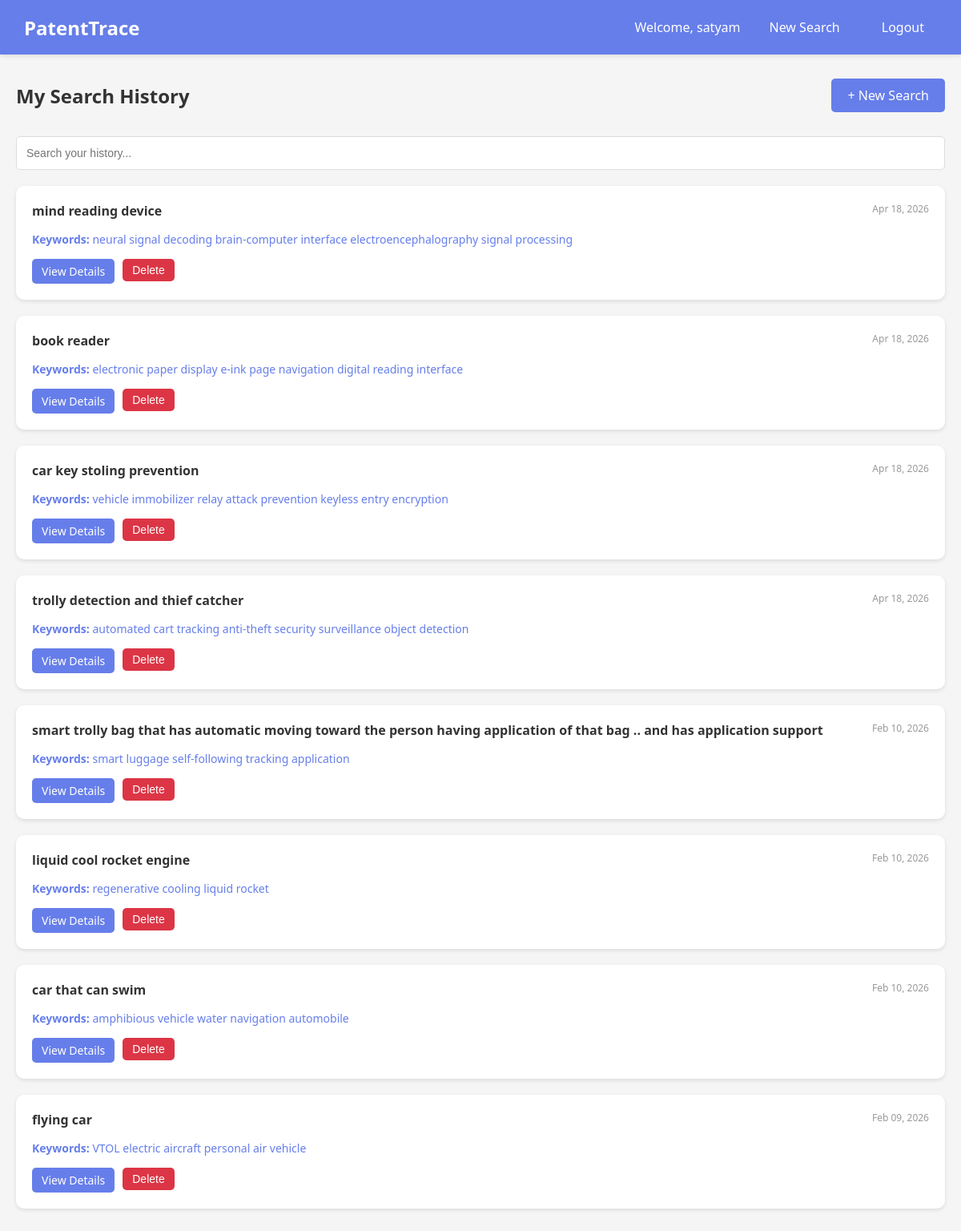
The page /dashboard/ (signed in) on the database its author committed.
### search/models.py (models this page shows, shortened)
class SearchHistory(models.Model):
    user = models.ForeignKey(User, on_delete=models.CASCADE, related_name='searches')
    search_text = models.TextField()
    keywords_extracted = models.CharField(max_length=500)
    patent_data = models.TextField()
    analysis_result = models.TextField()
    created_at = models.DateTimeField(auto_now_add=True)
    updated_at = models.DateTimeField(auto_now=True)
    class Meta:
        ordering = ['-created_at']
        indexes = [
            models.Index(fields=['user', '-created_at']),
        ]
        verbose_name_plural = 'Search Histories'

### search/dashboard_views.py (the view)
# urls.py: path('dashboard/', dashboard_views.dashboard_view, name='dashboard'),
@login_required
def dashboard_view(request):
    query = request.GET.get('q', '')
    searches = SearchHistory.objects.filter(user=request.user)
    if query:
        searches = searches.filter(
            Q(search_text__icontains=query) |
            Q(keywords_extracted__icontains=query) |
            Q(analysis_result__icontains=query)
        )
    return render(request, 'dashboard.html', {
        'searches': searches,
        'query': query
    })

### templates/dashboard.html (shortened to what this page needs)
<!DOCTYPE html>
<html lang="en">
<head>
</head>
<body>
    <nav class="navbar">
        <h1>PatentTrace</h1>
        <div class="navbar-links">
            <span>Welcome, {{ user.username }}</span>
            <a href="{% url 'search_patents' %}">New Search</a>
            <a href="{% url 'logout' %}">Logout</a>
        </div>
    </nav>
    <div class="container">
        <div class="header">
            <h2>My Search History</h2>
            <a href="{% url 'search_patents' %}" class="btn">+ New Search</a>
        </div>
        {% if searches %}
        <div class="search-box">
            <form method="get">
                <input type="text" name="q" placeholder="Search your history..." value="{{ query }}">
            </form>
        </div>
        {% for search in searches %}
        <div class="search-card">
            <div class="search-card-header">
                <div class="search-card-title">{{ search.search_text|truncatewords:20 }}</div>
                <div class="search-card-date">{{ search.created_at|date:"M d, Y" }}</div>
            </div>
            <div class="search-card-keywords">
                <strong>Keywords:</strong> {{ search.keywords_extracted }}
            </div>
            <div class="search-card-actions">
                <a href="{% url 'search_detail' search.id %}" class="btn-view">View Details</a>
                <form method="post" action="{% url 'delete_search' search.id %}" style="display: inline;">
                    <button type="submit" class="btn-delete" onclick="return confirm('Are you sure you want to delete this search?')">Delete</button>
                </form>
            </div>
        </div>
        {% endfor %}
        {% endif %}
    </div>
</body>
</html>

### templates/dashboard.html (style rules this page uses)
* { margin: 0; padding: 0; box-sizing: border-box; }
body { font-family: 'Segoe UI', Tahoma, Geneva, Verdana, sans-serif; background: #f5f5f5; }
.navbar { background: #667eea; color: white; padding: 15px 30px; display: flex; justify-content: space-between; align-items: center; box-shadow: 0 2px 5px rgba(0,0,0,0.1); }
.navbar h1 { font-size: 24px; }
.navbar-links { display: flex; gap: 20px; align-items: center; }
.navbar-links a { color: white; text-decoration: none; padding: 8px 16px; border-radius: 5px; transition: background 0.3s; }
.container { max-width: 1200px; margin: 30px auto; padding: 0 20px; }
.header { display: flex; justify-content: space-between; align-items: center; margin-bottom: 30px; }
.header h2 { color: #333; }
.btn { padding: 10px 20px; background: #667eea; color: white; text-decoration: none; border-radius: 5px; transition: background 0.3s; }
.search-box { margin-bottom: 20px; }
.search-box input { width: 100%; padding: 12px; border: 1px solid #ddd; border-radius: 5px; font-size: 14px; }
.search-card { background: white; padding: 20px; margin-bottom: 20px; border-radius: 10px; box-shadow: 0 2px 5px rgba(0,0,0,0.1); transition: transform 0.2s; }
.search-card-header { display: flex; justify-content: space-between; align-items: start; margin-bottom: 15px; }
.search-card-title { color: #333; font-size: 16px; font-weight: 600; flex: 1; }
.search-card-date { color: #999; font-size: 12px; }
.search-card-keywords { color: #667eea; font-size: 14px; margin-bottom: 10px; }
.search-card-actions { display: flex; gap: 10px; margin-top: 15px; }
.search-card-actions a, .search-card-actions button { padding: 6px 12px; border-radius: 5px; text-decoration: none; font-size: 14px; border: none; cursor: pointer; transition: background 0.3s; }
.btn-view { background: #667eea; color: white; }
.btn-delete { background: #dc3545; color: white; }

### rows shown on the page
SearchHistory: search_text "mind reading device", created_at "Apr 18, 2026", keywords_extracted "neural signal decoding brain-computer interface electroencephalography signal processing"
SearchHistory: search_text "book reader", created_at "Apr 18, 2026", keywords_extracted "electronic paper display e-ink page navigation digital reading interface"
SearchHistory: search_text "car key stoling prevention", created_at "Apr 18, 2026", keywords_extracted "vehicle immobilizer relay attack prevention keyless entry encryption"
SearchHistory: search_text "trolly detection and thief catcher", created_at "Apr 18, 2026", keywords_extracted "automated cart tracking anti-theft security surveillance object detection"
SearchHistory: search_text "smart trolly bag that has automatic moving toward the person having application of that bag .. and has application support", created_at "Feb 10, 2026", keywords_extracted "smart luggage self-following tracking application"
SearchHistory: search_text "liquid cool rocket engine", created_at "Feb 10, 2026", keywords_extracted "regenerative cooling liquid rocket"
SearchHistory: search_text "car that can swim", created_at "Feb 10, 2026", keywords_extracted "amphibious vehicle water navigation automobile"
SearchHistory: search_text "flying car", created_at "Feb 09, 2026", keywords_extracted "VTOL electric aircraft personal air vehicle"

### other values the page prints
{{ user.username }} "satyam"
